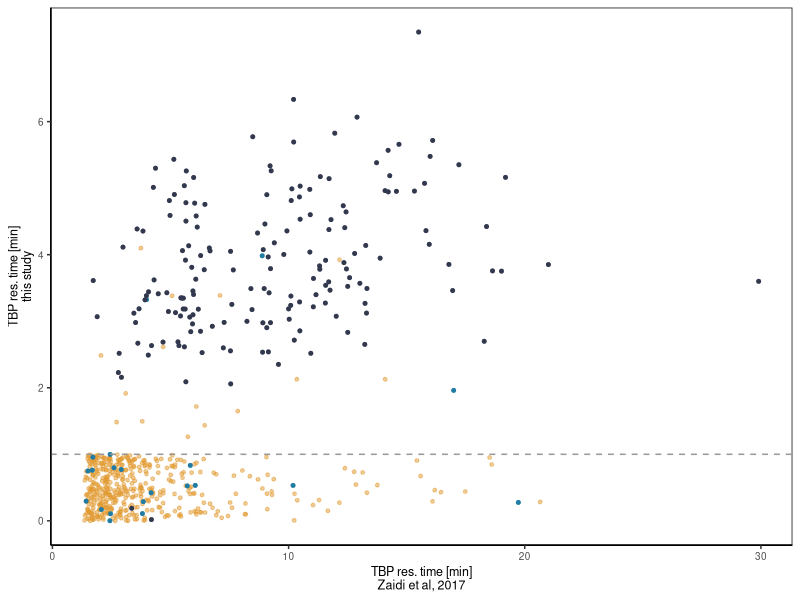

This chart was generated by the following R code:
rm(list = ls())

library(tidyverse)
library(viridis)

set.seed(42)
# upload the published data with TBP estimates
Zaidi = read.csv("data/previously_published/TBPresTime_Zaidi_etal_SciRep_2017.csv") %>% 
  dplyr::select(-X)

# upload table replace <1 min with a random number between 0-1
resTimes = read.csv("data/residence_times_TBPonly_with_tRNA.csv") 

plotResTime = resTimes %>% 
  mutate(randNum = runif(nrow(resTimes), min=0, max=1)) %>% 
  mutate(TBPNum = ifelse(time == "<1", randNum, as.numeric(time))) %>% 
  select(-randNum) %>% 
  inner_join(Zaidi, b = c("gene" = "Locus")) %>% 
  dplyr::rename(Zaidi = resTime) %>% 
  mutate(geneType = ifelse(startsWith(gene, "t"), "tRNA", 
                           ifelse(startsWith(gene, "s"), "snRNA", "mRNA")))

rFull = cor(plotResTime$TBPNum, plotResTime$Zaidi)
r = plotResTime %>% 
  group_by(geneType) %>% 
  summarise(r = cor(TBPNum, Zaidi))
# plot
colorPalette =  c("#E29930", "#217CA3", "#32384D")

# plot
p = ggplot(plotResTime, aes(y = TBPNum, x = Zaidi, color = geneType))
p + geom_point(alpha = 0.5, size = 1) +
  #  geom_density_2d(color = "grey50", binwidth = 0.015, alpha = 0.7) +
  geom_point(data = plotResTime %>% dplyr::filter(geneType != "mRNA"), size = 1) +
  theme_classic() +
  #coord_fixed() +
  ylab(paste("TBP res. time [min]","this study", sep = "\n")) +
  xlab(paste("TBP res. time [min]", "Zaidi et al, 2017", sep = "\n")) +
  geom_hline(yintercept = 1, linetype = "dashed", color = "grey60") +
  #facet_wrap(~geneType, nrow = 1)+
  theme(panel.background = element_rect(fill = "transparent", colour = "black"), # bg of the panel
        plot.background = element_rect(fill = "transparent", color = NA),
        strip.background = element_rect(fill = NA),
        text = element_text(size=9), 
        legend.position = "none") +
  scale_color_manual(values = colorPalette)

